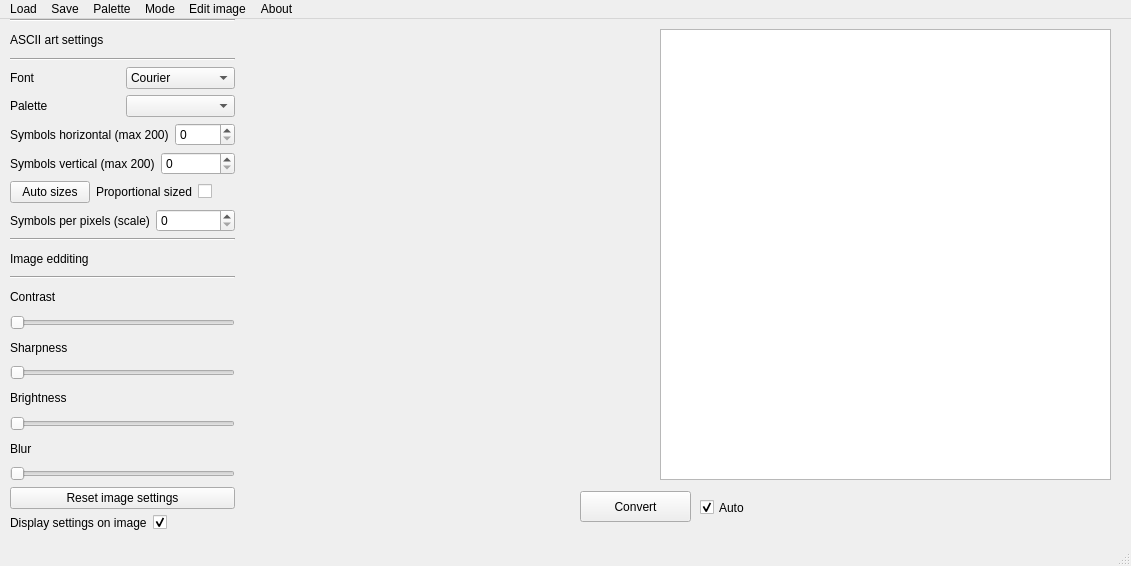
<?xml version="1.0" encoding="UTF-8"?>
<ui version="4.0">
 <class>MainWindow</class>
 <widget class="QMainWindow" name="MainWindow">
  <property name="geometry">
   <rect>
    <x>0</x>
    <y>0</y>
    <width>1131</width>
    <height>566</height>
   </rect>
  </property>
  <property name="windowTitle">
   <string>MainWindow</string>
  </property>
  <widget class="QWidget" name="centralwidget">
   <widget class="QWidget" name="verticalLayoutWidget">
    <property name="geometry">
     <rect>
      <x>10</x>
      <y>0</y>
      <width>225</width>
      <height>511</height>
     </rect>
    </property>
    <layout class="QVBoxLayout" name="verticalLayout">
     <item>
      <widget class="Line" name="line">
       <property name="orientation">
        <enum>Qt::Horizontal</enum>
       </property>
      </widget>
     </item>
     <item>
      <widget class="QLabel" name="label">
       <property name="text">
        <string>ASCII art settings</string>
       </property>
      </widget>
     </item>
     <item>
      <widget class="Line" name="line_2">
       <property name="orientation">
        <enum>Qt::Horizontal</enum>
       </property>
      </widget>
     </item>
     <item>
      <layout class="QHBoxLayout" name="horizontalLayout">
       <item>
        <widget class="QLabel" name="label_2">
         <property name="text">
          <string>Font</string>
         </property>
        </widget>
       </item>
       <item>
        <widget class="QComboBox" name="fontComboBox">
         <item>
          <property name="text">
           <string>Courier</string>
          </property>
         </item>
        </widget>
       </item>
      </layout>
     </item>
     <item>
      <layout class="QHBoxLayout" name="horizontalLayout_2">
       <item>
        <widget class="QLabel" name="label_3">
         <property name="text">
          <string>Palette</string>
         </property>
        </widget>
       </item>
       <item>
        <widget class="QComboBox" name="paletteComboBox"/>
       </item>
      </layout>
     </item>
     <item>
      <layout class="QHBoxLayout" name="horizontalLayout_3">
       <item>
        <widget class="QLabel" name="label_4">
         <property name="text">
          <string>Symbols horizontal (max 200)</string>
         </property>
        </widget>
       </item>
       <item>
        <widget class="QSpinBox" name="spin_box_width">
         <property name="maximum">
          <number>200</number>
         </property>
        </widget>
       </item>
      </layout>
     </item>
     <item>
      <layout class="QHBoxLayout" name="horizontalLayout_4">
       <item>
        <widget class="QLabel" name="label_5">
         <property name="text">
          <string>Symbols vertical (max 200)</string>
         </property>
        </widget>
       </item>
       <item>
        <widget class="QSpinBox" name="spin_box_height">
         <property name="maximum">
          <number>200</number>
         </property>
        </widget>
       </item>
      </layout>
     </item>
     <item>
      <layout class="QHBoxLayout" name="horizontalLayout_5">
       <item>
        <widget class="QPushButton" name="autoSizesButton">
         <property name="text">
          <string>Auto sizes</string>
         </property>
        </widget>
       </item>
       <item>
        <widget class="QLabel" name="label_6">
         <property name="text">
          <string>Proportional sized</string>
         </property>
        </widget>
       </item>
       <item>
        <widget class="QCheckBox" name="proportionalCheckBox">
         <property name="text">
          <string/>
         </property>
        </widget>
       </item>
      </layout>
     </item>
     <item>
      <layout class="QHBoxLayout" name="horizontalLayout_6">
       <item>
        <widget class="QLabel" name="label_7">
         <property name="text">
          <string>Symbols per pixels (scale)</string>
         </property>
        </widget>
       </item>
       <item>
        <widget class="QSpinBox" name="spinBox_3"/>
       </item>
      </layout>
     </item>
     <item>
      <widget class="Line" name="line_3">
       <property name="orientation">
        <enum>Qt::Horizontal</enum>
       </property>
      </widget>
     </item>
     <item>
      <widget class="QLabel" name="label_8">
       <property name="text">
        <string>Image edditing</string>
       </property>
      </widget>
     </item>
     <item>
      <widget class="Line" name="line_4">
       <property name="orientation">
        <enum>Qt::Horizontal</enum>
       </property>
      </widget>
     </item>
     <item>
      <widget class="QLabel" name="label_9">
       <property name="text">
        <string>Contrast</string>
       </property>
      </widget>
     </item>
     <item>
      <widget class="QSlider" name="contrastSlider">
       <property name="orientation">
        <enum>Qt::Horizontal</enum>
       </property>
      </widget>
     </item>
     <item>
      <widget class="QLabel" name="label_10">
       <property name="text">
        <string>Sharpness</string>
       </property>
      </widget>
     </item>
     <item>
      <widget class="QSlider" name="opasitySlider">
       <property name="orientation">
        <enum>Qt::Horizontal</enum>
       </property>
      </widget>
     </item>
     <item>
      <widget class="QLabel" name="label_11">
       <property name="text">
        <string>Brightness</string>
       </property>
      </widget>
     </item>
     <item>
      <widget class="QSlider" name="brightnessSlider">
       <property name="orientation">
        <enum>Qt::Horizontal</enum>
       </property>
      </widget>
     </item>
     <item>
      <widget class="QLabel" name="label_12">
       <property name="text">
        <string>Blur</string>
       </property>
      </widget>
     </item>
     <item>
      <widget class="QSlider" name="blurSlider">
       <property name="orientation">
        <enum>Qt::Horizontal</enum>
       </property>
      </widget>
     </item>
     <item>
      <widget class="QPushButton" name="resetImageButton">
       <property name="text">
        <string>Reset image settings</string>
       </property>
      </widget>
     </item>
     <item>
      <layout class="QHBoxLayout" name="horizontalLayout_7">
       <item>
        <widget class="QLabel" name="label_13">
         <property name="text">
          <string>Display settings on image</string>
         </property>
        </widget>
       </item>
       <item>
        <widget class="QCheckBox" name="displayCheckBox">
         <property name="text">
          <string/>
         </property>
         <property name="checked">
          <bool>true</bool>
         </property>
        </widget>
       </item>
      </layout>
     </item>
    </layout>
   </widget>
   <widget class="QTextBrowser" name="ascii_output">
    <property name="geometry">
     <rect>
      <x>660</x>
      <y>10</y>
      <width>451</width>
      <height>451</height>
     </rect>
    </property>
    <property name="font">
     <font>
      <family>Courier</family>
      <pointsize>6</pointsize>
     </font>
    </property>
   </widget>
   <widget class="QLabel" name="image_art">
    <property name="geometry">
     <rect>
      <x>240</x>
      <y>10</y>
      <width>401</width>
      <height>451</height>
     </rect>
    </property>
    <property name="text">
     <string/>
    </property>
   </widget>
   <widget class="QPushButton" name="convert_button">
    <property name="geometry">
     <rect>
      <x>580</x>
      <y>472</y>
      <width>111</width>
      <height>31</height>
     </rect>
    </property>
    <property name="text">
     <string>Convert</string>
    </property>
   </widget>
   <widget class="QCheckBox" name="autoConvertCheckBox">
    <property name="enabled">
     <bool>true</bool>
    </property>
    <property name="geometry">
     <rect>
      <x>700</x>
      <y>480</y>
      <width>70</width>
      <height>17</height>
     </rect>
    </property>
    <property name="text">
     <string>Auto</string>
    </property>
    <property name="checked">
     <bool>true</bool>
    </property>
    <property name="tristate">
     <bool>false</bool>
    </property>
   </widget>
  </widget>
  <widget class="QMenuBar" name="menubar">
   <property name="geometry">
    <rect>
     <x>0</x>
     <y>0</y>
     <width>1131</width>
     <height>21</height>
    </rect>
   </property>
   <widget class="QMenu" name="menuLoad">
    <property name="title">
     <string>Load</string>
    </property>
    <addaction name="actionLoadImage"/>
   </widget>
   <widget class="QMenu" name="menuSave">
    <property name="title">
     <string>Save</string>
    </property>
    <addaction name="actionASCIIArtAsTxt"/>
    <addaction name="actionCopypaletteAsString"/>
    <addaction name="actionCopyArtInBuffer"/>
   </widget>
   <widget class="QMenu" name="menupalettes">
    <property name="title">
     <string>Palette</string>
    </property>
    <addaction name="actionCreatepalette"/>
    <addaction name="actionBrowsepalette"/>
   </widget>
   <widget class="QMenu" name="menuMode">
    <property name="title">
     <string>Mode</string>
    </property>
    <addaction name="actionBrightnessMode"/>
    <addaction name="actionLineMode"/>
   </widget>
   <widget class="QMenu" name="menuEditImage">
    <property name="title">
     <string>Edit image</string>
    </property>
    <addaction name="actionInverting"/>
    <addaction name="actionCrop"/>
   </widget>
   <widget class="QMenu" name="menuAbout">
    <property name="title">
     <string>About</string>
    </property>
    <addaction name="actionDevelopmentInfo"/>
   </widget>
   <addaction name="menuLoad"/>
   <addaction name="menuSave"/>
   <addaction name="menupalettes"/>
   <addaction name="menuMode"/>
   <addaction name="menuEditImage"/>
   <addaction name="menuAbout"/>
  </widget>
  <widget class="QStatusBar" name="statusbar"/>
  <action name="actionLoadImage">
   <property name="text">
    <string>Image</string>
   </property>
  </action>
  <action name="actionASCIIArtAsTxt">
   <property name="text">
    <string>ASCII art as .txt</string>
   </property>
  </action>
  <action name="actionBrightnessMode">
   <property name="text">
    <string>Brightness (defalt)</string>
   </property>
  </action>
  <action name="actionLineMode">
   <property name="text">
    <string>Line</string>
   </property>
  </action>
  <action name="actionInverting">
   <property name="text">
    <string>Inverting</string>
   </property>
  </action>
  <action name="actionDevelopmentInfo">
   <property name="text">
    <string>GitHub</string>
   </property>
  </action>
  <action name="actionHow_to_use">
   <property name="text">
    <string>How to use</string>
   </property>
  </action>
  <action name="actionFAQ">
   <property name="text">
    <string>FAQ</string>
   </property>
  </action>
  <action name="actionpaletteAsDb">
   <property name="text">
    <string>DB</string>
   </property>
  </action>
  <action name="actionCopypaletteAsString">
   <property name="text">
    <string>Copy palette as string</string>
   </property>
  </action>
  <action name="actionSavepaletteAsTxt">
   <property name="text">
    <string>palette as .txt</string>
   </property>
  </action>
  <action name="actionSet_palette">
   <property name="text">
    <string>Set palette</string>
   </property>
  </action>
  <action name="actionpaletteEditor">
   <property name="text">
    <string>palette editor</string>
   </property>
  </action>
  <action name="actionpalette">
   <property name="text">
    <string>palette</string>
   </property>
  </action>
  <action name="actionpalettesDb">
   <property name="text">
    <string>palettes db</string>
   </property>
  </action>
  <action name="actionHightlight">
   <property name="text">
    <string>Hightlight</string>
   </property>
  </action>
  <action name="actionCrop">
   <property name="text">
    <string>Crop</string>
   </property>
  </action>
  <action name="actionCreatepalette">
   <property name="text">
    <string>Create palette</string>
   </property>
  </action>
  <action name="actionBrowsepalette">
   <property name="text">
    <string>Browse palettes</string>
   </property>
  </action>
  <action name="actionMainSettings">
   <property name="text">
    <string>Theme</string>
   </property>
  </action>
  <action name="actionFont">
   <property name="text">
    <string>Font</string>
   </property>
  </action>
  <action name="actionBrowse_palettes">
   <property name="text">
    <string>Browse palettes</string>
   </property>
  </action>
  <action name="actionCopyArtInBuffer">
   <property name="text">
    <string>Copy ASCII art in buffer</string>
   </property>
  </action>
 </widget>
 <resources/>
 <connections/>
</ui>
